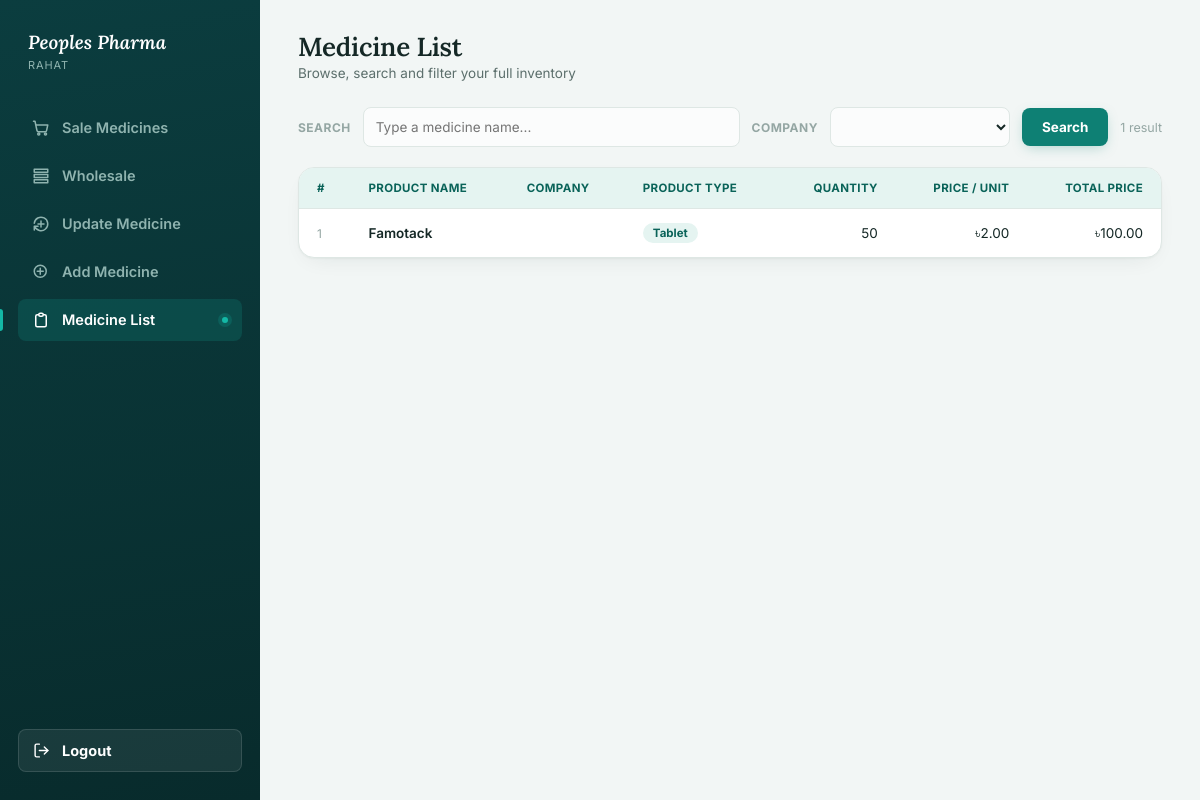
/medicine-list/ (signed in), run on an earlier commit of the app's database.
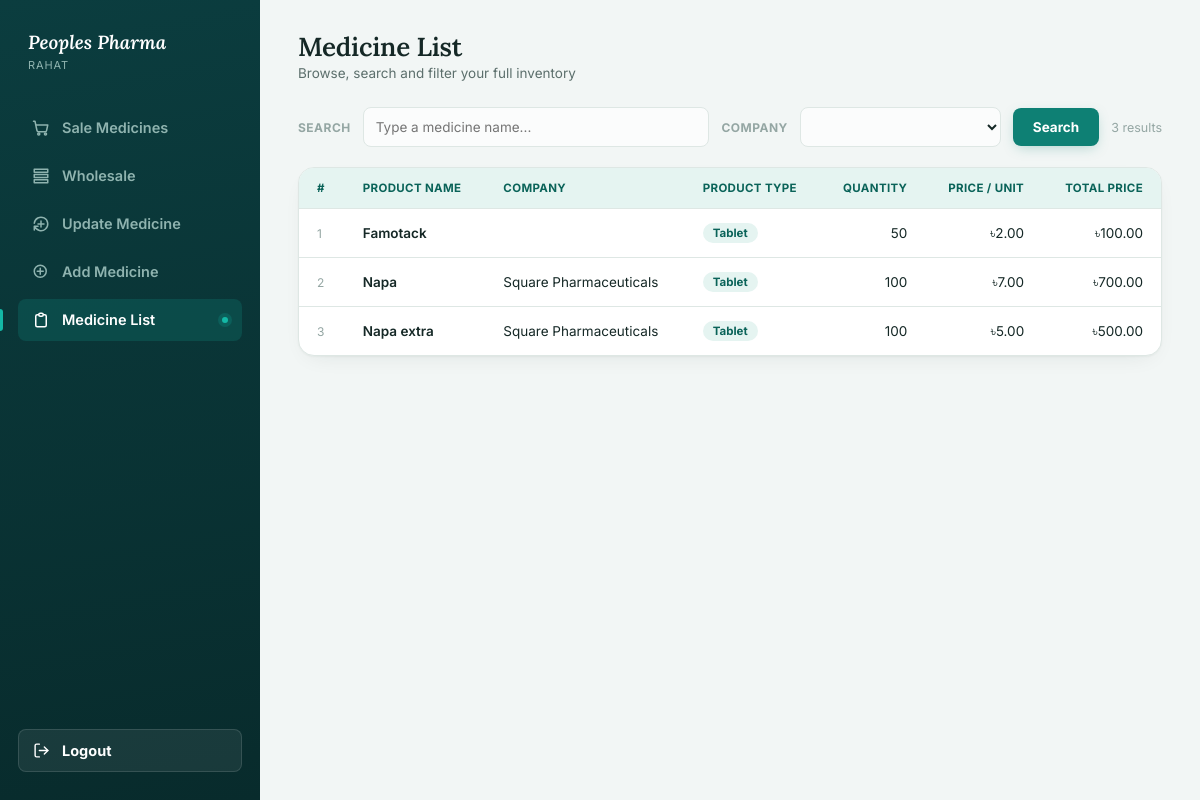
And on a later commit of the database.
### pharmacy/models.py (models this page shows, shortened)
class Medicine(models.Model):
    name = models.CharField(max_length=150)
    company = models.CharField(max_length=150)
    product_type = models.CharField(max_length=50)
    quantity = models.PositiveBigIntegerField()
    price_per_unit = models.DecimalField(max_digits=10,decimal_places=2)
    total_price = models.DecimalField(max_digits=10,decimal_places=2)

### pharmacy/views.py (the view)
# urls.py: path('medicine-list/',views.medicine_list,name='medicine_list'),
@login_required
def medicine_list(request):
    search = request.GET.get('search','').strip()
    company = request.GET.get('company','').strip()
    medicines = Medicine.objects.all()
    if search:
        medicines = medicines.filter(name__icontains=search)
    if company:
        medicines = medicines.filter(company__iexact=company)
    companies = Medicine.objects.values_list(
        'company', flat=True
    ).distinct().order_by('company')
    return render(request, 'pharmacy/medicine-list.html', {
        'medicines': medicines,
        'companies': companies,
        'search': search,
        'selected_company': company,
    })

### pharmacy/templates/pharmacy/medicine-list.html (shortened to what this page needs)
{% load static %}
<!DOCTYPE html>
<html lang="en">
<head>
  <link rel="stylesheet" href="{% static 'Style/medicine_list.css' %}">
</head>
<body>
<div class="app">
  <aside class="sidebar">
    <div class="brand">
      <div class="brand__text">
        <h1>Peoples Pharma</h1>
        <span>{{ request.user.username }}</span>
      </div>
    </div>
    <ul class="nav">
      <li><a href="{% url 'pharmacy:sale_medicines' %}" class="nav__link">
        <svg viewBox="0 0 24 24" width="20" height="20" fill="none" stroke="currentColor" stroke-width="2" stroke-linecap="round" stroke-linejoin="round"><circle cx="9" cy="20" r="1.4"/><circle cx="18" cy="20" r="1.4"/><path d="M2 3h2l2.6 12.3a2 2 0 0 0 2 1.7h8.8a2 2 0 0 0 2-1.6L21 8H6"/></svg>
        Sale Medicines
      </a></li>
      <li><a href="{% url 'pharmacy:wholesale' %}" class="nav__link">
        <svg viewBox="0 0 24 24" width="20" height="20" fill="none" stroke="currentColor" stroke-width="2" stroke-linecap="round" stroke-linejoin="round"><path d="M3 3h18v4H3zM3 10h18v4H3zM3 17h18v4H3z"/></svg>
        Wholesale
      </a></li>
      <li><a href="{% url 'pharmacy:update_medicine' %}" class="nav__link">
        <svg viewBox="0 0 24 24" width="20" height="20" fill="none" stroke="currentColor" stroke-width="2" stroke-linecap="round" stroke-linejoin="round"><path d="M12 8v8M8 12h8"/><path d="M3.05 11a9 9 0 1 1 .5 4m-.5 5v-5h5"/></svg>
        Update Medicine
      </a></li>
      <li><a href="{% url 'pharmacy:s_add_medicine' %}" class="nav__link">
        <svg viewBox="0 0 24 24" width="20" height="20" fill="none" stroke="currentColor" stroke-width="2" stroke-linecap="round" stroke-linejoin="round"><circle cx="11" cy="11" r="8"/><path d="M11 7v8M7 11h8"/></svg>
        Add Medicine
      </a></li>
      <li><a href="{% url 'pharmacy:medicine_list' %}" class="nav__link is-active">
        <svg viewBox="0 0 24 24" width="20" height="20" fill="none" stroke="currentColor" stroke-width="2" stroke-linecap="round" stroke-linejoin="round"><path d="M9 5H7a2 2 0 0 0-2 2v12a2 2 0 0 0 2 2h10a2 2 0 0 0 2-2V7a2 2 0 0 0-2-2h-2M9 5a2 2 0 0 0 2 2h2a2 2 0 0 0 2-2M9 5a2 2 0 0 1 2-2h2a2 2 0 0 1 2 2"/></svg>
        Medicine List
        <span class="nav__pulse"></span>
      </a></li>
    </ul>
    <div class="sidebar__spacer"></div>
    <a href="{% url 'pharmacy:logout' %}" class="nav__logout">
      <svg viewBox="0 0 24 24" width="20" height="20" fill="none" stroke="currentColor" stroke-width="2" stroke-linecap="round" stroke-linejoin="round"><path d="M9 21H5a2 2 0 0 1-2-2V5a2 2 0 0 1 2-2h4"/><path d="M16 17l5-5-5-5"/><path d="M21 12H9"/></svg>
      Logout
    </a>
  </aside>
  <main class="main">
    <div class="topbar">
      <div>
        <h2>Medicine List</h2>
        <p>Browse, search and filter your full inventory</p>
      </div>
    </div>
    <form method="get" action="{% url 'pharmacy:medicine_list' %}">
      <div class="filter-bar">
        <label>Search</label>
        <div class="search-wrapper">
          <input
            type="text"
            id="searchInput"
            name="search"
            placeholder="Type a medicine name..."
            value="{{ search }}"
            autocomplete="off"
          >
        </div>
        <label>Company</label>
        <select name="company" id="companyFilter" onchange="this.form.submit()">
          {% for company in companies %}
            <option value="{{ company }}"
              {% if company == selected_company %}selected{% endif %}>
            </option>
          {% endfor %}
        </select>
        <button type="submit" class="btn-add">Search</button>
        <span class="result-count">
          {{ medicines|length }} result{{ medicines|length|pluralize }}
        </span>
      </div>
    </form>
    <section class="table-card">
      <table>
        <thead>
          <tr>
            <th>#</th>
            <th>Product Name</th>
            <th>Company</th>
            <th>Product Type</th>
            <th class="num">Quantity</th>
            <th class="num">Price / Unit</th>
            <th class="num">Total Price</th>
          </tr>
        </thead>
        <tbody>
          {% for medicine in medicines %}
          <tr>
            <td style="color:var(--ink-faint); font-size:12px;">
              {{ forloop.counter }}
            </td>
            <td style="font-weight:600;">{{ medicine.name }}</td>
            <td>{{ medicine.company }}</td>
            <td><span class="pill">{{ medicine.product_type }}</span></td>
            <td class="num">
              {{ medicine.quantity }}
            </td>
            <td class="num">৳{{ medicine.price_per_unit }}</td>
            <td class="num">
              ৳{{ medicine.total_price }}
            </td>
          </tr>
          {% endfor %}
        </tbody>
      </table>
    </section>
  </main>
</div>
</body>
</html>

What changed in the data, as far as the page shows it:
added Medicine: name "Napa", company "Square Pharmaceuticals", product_type "Tablet", quantity "100", price_per_unit "7.00", total_price "700.00"
added Medicine: name "Napa extra", company "Square Pharmaceuticals", product_type "Tablet", quantity "100", price_per_unit "5.00", total_price "500.00"
Also different on the page:
{{ medicines|length }}: "1" → "3"
